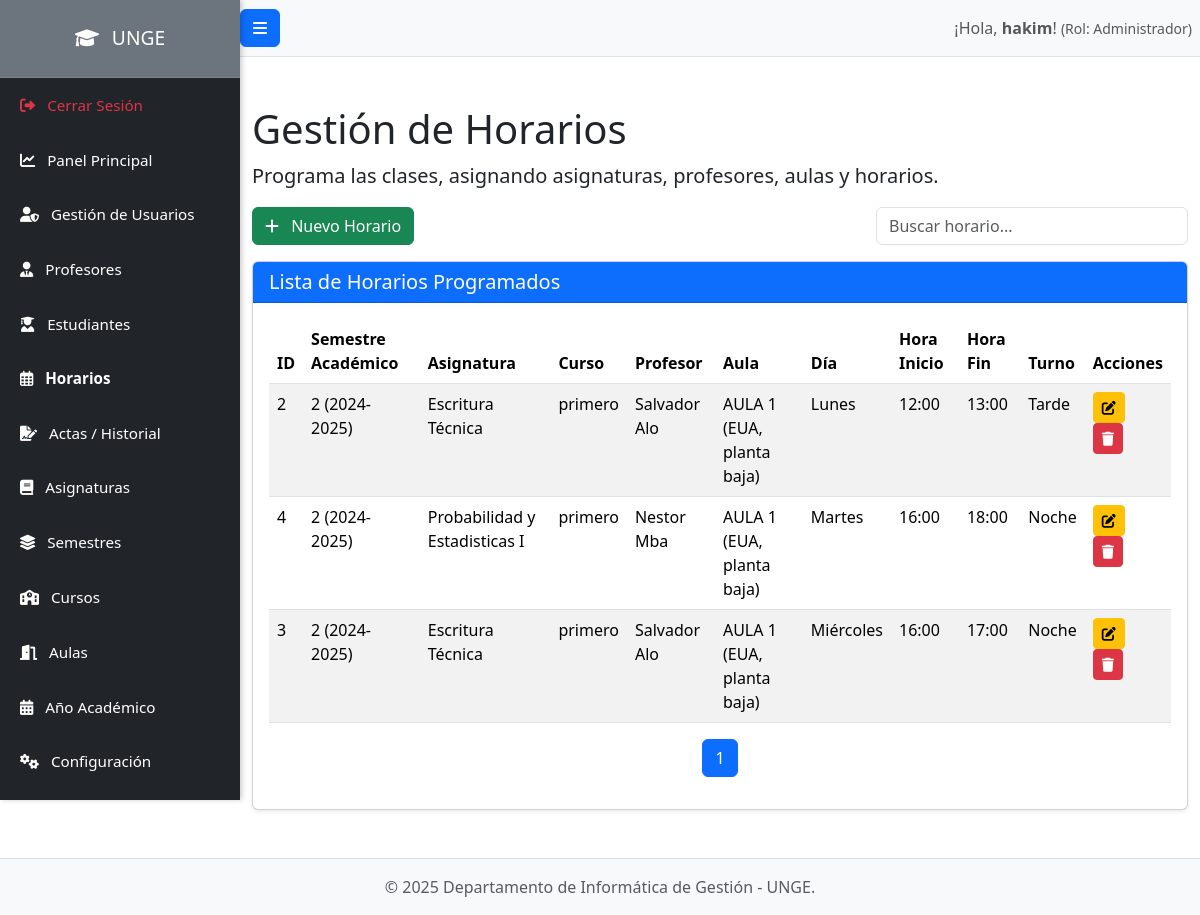
The page /admin/horarios.php (signed in) on the database its author committed.
### tables this page shows
CREATE TABLE `horarios` (
  `id` int(11) NOT NULL,
  `id_semestre` int(11) NOT NULL,
  `id_asignatura` int(11) NOT NULL,
  `id_curso` int(11) NOT NULL,
  `id_profesor` int(11) NOT NULL,
  `id_aula` int(11) NOT NULL,
  `dia_semana` enum('Lunes','Martes','Miércoles','Jueves','Viernes','Sábado','Domingo') NOT NULL,
  `hora_inicio` time NOT NULL,
  `hora_fin` time NOT NULL,
  `turno` enum('Tarde','Noche') NOT NULL
);

CREATE TABLE `semestres` (
  `id` int(11) NOT NULL,
  `id_anio_academico` int(11) NOT NULL,
  `numero_semestre` int(11) NOT NULL,
  `fecha_inicio` date NOT NULL,
  `fecha_fin` date NOT NULL,
  `id_curso_asociado_al_semestre` int(11) DEFAULT NULL
);

CREATE TABLE `anios_academicos` (
  `id` int(11) NOT NULL,
  `nombre_anio` varchar(50) NOT NULL,
  `fecha_inicio` date NOT NULL,
  `fecha_fin` date NOT NULL
);

CREATE TABLE `asignaturas` (
  `id` int(11) NOT NULL,
  `nombre_asignatura` varchar(255) NOT NULL,
  `creditos` decimal(4,2) NOT NULL,
  `id_prerequisito` int(11) DEFAULT NULL,
  `id_curso` int(11) DEFAULT NULL,
  `semestre_recomendado` int(11) DEFAULT NULL
);

CREATE TABLE `cursos` (
  `id` int(11) NOT NULL,
  `nombre_curso` varchar(100) NOT NULL,
  `descripcion` text DEFAULT NULL,
  `created_at` timestamp NOT NULL DEFAULT current_timestamp(),
  `updated_at` timestamp NOT NULL DEFAULT current_timestamp() ON UPDATE current_timestamp()
);

CREATE TABLE `usuarios` (
  `id` int(11) NOT NULL,
  `nombre_usuario` varchar(100) NOT NULL,
  `password_hash` varchar(255) NOT NULL,
  `id_rol` int(11) NOT NULL,
  `nombre_completo` varchar(255) NOT NULL,
  `email` varchar(255) DEFAULT NULL,
  `telefono` varchar(50) DEFAULT NULL,
  `nip` varchar(50) DEFAULT NULL,
  `estado` enum('Activo','Inactivo','Bloqueado') NOT NULL DEFAULT 'Activo',
  `fecha_registro` datetime DEFAULT current_timestamp()
);

CREATE TABLE `aulas` (
  `id` int(11) NOT NULL,
  `nombre_aula` varchar(100) NOT NULL,
  `capacidad` int(11) DEFAULT NULL,
  `ubicacion` varchar(255) DEFAULT NULL
);

### admin/horarios.php (the view, shortened to what this page needs)
<?php
require_once '../config/database.php';
include_once '../includes/header.php';
$stmt_horarios = $pdo->query("
    SELECT
        h.id, h.dia_semana, h.hora_inicio, h.hora_fin, h.turno,
        s.numero_semestre, aa.nombre_anio,
        a.nombre_asignatura, c.nombre_curso,
        p.nombre_completo AS nombre_profesor, -- Mostramos el nombre del usuario, pero el ID es de la tabla profesores
        au.nombre_aula, au.ubicacion,
        h.id_semestre, h.id_asignatura, h.id_curso, h.id_profesor, h.id_aula
    FROM horarios h
    JOIN semestres s ON h.id_semestre = s.id
    JOIN anios_academicos aa ON s.id_anio_academico = aa.id
    JOIN asignaturas a ON h.id_asignatura = a.id
    JOIN cursos c ON h.id_curso = c.id
    JOIN profesores prof ON h.id_profesor = prof.id -- CAMBIO CLAVE: Unimos con la tabla 'profesores'
    JOIN usuarios p ON prof.id_usuario = p.id -- CAMBIO CLAVE: Luego unimos 'profesores' con 'usuarios' para obtener el nombre
    JOIN aulas au ON h.id_aula = au.id
    ORDER BY h.dia_semana, h.hora_inicio ASC
");
$horarios = $stmt_horarios->fetchAll(PDO::FETCH_ASSOC);
?>
            <h1 class="mt-4">Gestión de Horarios</h1>
            <p class="lead">Programa las clases, asignando asignaturas, profesores, aulas y horarios.</p>
            <div class="d-flex justify-content-between mb-3 align-items-center">
                <button type="button" class="btn btn-success" data-bs-toggle="modal" data-bs-target="#horariosModal" id="addNewhorariosBtn">
                    <i class="fas fa-plus me-2"></i> Nuevo Horario
                </button>
                <div class="col-md-4">
                    <input type="search" class="form-control" id="searchInput" placeholder="Buscar horario...">
                </div>
            </div>
            <div class="card shadow-sm mb-4">
                <div class="card-header bg-primary text-white">
                    <h5 class="mb-0">Lista de Horarios Programados</h5>
                </div>
                <div class="card-body">
                    <div class="table-responsive">
                        <table class="table table-hover table-striped" id="horariosTable"> <thead>
                                <tr>
                                    <th>ID</th>
                                    <th>Semestre Académico</th>
                                    <th>Asignatura</th>
                                    <th>Curso</th>
                                    <th>Profesor</th>
                                    <th>Aula</th>
                                    <th>Día</th>
                                    <th>Hora Inicio</th>
                                    <th>Hora Fin</th>
                                    <th>Turno</th>
                                    <th>Acciones</th>
                                </tr>
                            </thead>
                            <tbody>
                                <?php if (count($horarios) > 0): ?>
                                    <?php foreach ($horarios as $horario): ?>
                                        <tr data-id="<?php echo htmlspecialchars($horario['id']); ?>"
                                            data-id_semestre="<?php echo htmlspecialchars($horario['id_semestre']); ?>"
                                            data-id_asignatura="<?php echo htmlspecialchars($horario['id_asignatura']); ?>"
                                            data-id_curso="<?php echo htmlspecialchars($horario['id_curso']); ?>"
                                            data-id_profesor="<?php echo htmlspecialchars($horario['id_profesor']); ?>"
                                            data-id_aula="<?php echo htmlspecialchars($horario['id_aula']); ?>"
                                            data-dia_semana="<?php echo htmlspecialchars($horario['dia_semana']); ?>"
                                            data-hora_inicio="<?php echo htmlspecialchars($horario['hora_inicio']); ?>"
                                            data-hora_fin="<?php echo htmlspecialchars($horario['hora_fin']); ?>"
                                            data-turno="<?php echo htmlspecialchars($horario['turno']); ?>">
                                            <td><?php echo htmlspecialchars($horario['id']); ?></td>
                                            <td><?php echo htmlspecialchars($horario['numero_semestre'] . ' (' . $horario['nombre_anio'] . ')'); ?></td>
                                            <td><?php echo htmlspecialchars($horario['nombre_asignatura']); ?></td>
                                            <td><?php echo htmlspecialchars($horario['nombre_curso']); ?></td>
                                            <td><?php echo htmlspecialchars($horario['nombre_profesor']); ?></td>
                                            <td><?php echo htmlspecialchars($horario['nombre_aula'] . ' (' . $horario['ubicacion'] . ')'); ?></td>
                                            <td><?php echo htmlspecialchars($horario['dia_semana']); ?></td>
                                            <td><?php echo htmlspecialchars(substr($horario['hora_inicio'], 0, 5)); ?></td>
                                            <td><?php echo htmlspecialchars(substr($horario['hora_fin'], 0, 5)); ?></td>
                                            <td><?php echo htmlspecialchars($horario['turno']); ?></td>
                                            <td>
                                                <button type="button" class="btn btn-warning btn-sm edit-btn me-1" title="Editar"
                                                        data-bs-toggle="modal" data-bs-target="#horariosModal">
                                                    <i class="fas fa-edit"></i>
                                                </button>
                                                <a href="horarios.php?action=delete&id_horario=<?php echo htmlspecialchars($horario['id']); ?>"
                                                   class="btn btn-danger btn-sm delete-btn" title="Eliminar"
                                                   onclick="return confirm('¿Estás seguro de que quieres eliminar este horario? Esta acción es irreversible.');">
                                                    <i class="fas fa-trash"></i>
                                                </a>
                                            </td>
                                        </tr>
                                    <?php endforeach; ?>
                                <?php else: ?>
                                    <tr>
                                        <td colspan="11" class="text-center">No hay horarios registrados.</td>
                                    </tr>
                                <?php endif; ?>
                            </tbody>
                        </table>
                    </div>
                    <nav>
                        <ul class="pagination justify-content-center" id="pagination">
                            </ul>
                    </nav>
                </div>
            </div>
<?php include_once '../includes/footer.php'; ?>
<div class="toast-container position-fixed bottom-0 end-0 p-3" style="z-index: 1100;">
    </div>

### public/css/style.css (style rules this page uses)
body { overflow-x: hidden; }
body { display: flex; flex-direction: column; min-height: 100vh; }
.card { border-radius: 0.5rem; border: none; }
a { color: #007bff; }

### rows shown on the page
horarios: id "2", id_semestre.nombre_anio "2 (2024-2025)", id_asignatura.nombre_asignatura "Escritura Técnica", id_curso.nombre_curso "primero", usuarios.nombre_completo "Salvador Alo", id_aula.ubicacion "AULA 1 (EUA, planta baja)", dia_semana "Lunes", hora_inicio "12:00", hora_fin "13:00", turno "Tarde"
horarios: id "4", id_semestre.nombre_anio "2 (2024-2025)", id_asignatura.nombre_asignatura "Probabilidad y Estadisticas I", id_curso.nombre_curso "primero", usuarios.nombre_completo "Nestor Mba", id_aula.ubicacion "AULA 1 (EUA, planta baja)", dia_semana "Martes", hora_inicio "16:00", hora_fin "18:00", turno "Noche"
horarios: id "3", id_semestre.nombre_anio "2 (2024-2025)", id_asignatura.nombre_asignatura "Escritura Técnica", id_curso.nombre_curso "primero", usuarios.nombre_completo "Salvador Alo", id_aula.ubicacion "AULA 1 (EUA, planta baja)", dia_semana "Miércoles", hora_inicio "16:00", hora_fin "17:00", turno "Noche"

### other values the page prints
$_SESSION['username'] "hakim"
$_SESSION['user_role'] "Administrador"
